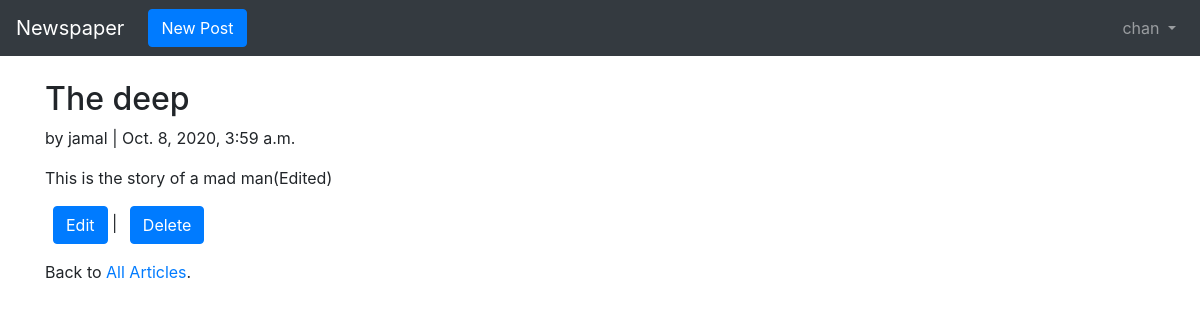
Page /articles/1/ (signed in) on the committed database.
### users/models.py (models this page shows)
class CustomUser(AbstractUser):
	age = models.PositiveIntegerField(null=True, blank=True)
	nickname = models.CharField(max_length=100, null=False)

### articles/models.py (models this page shows, shortened)
class Article(models.Model):
    title = models.CharField(max_length=250)
    body = models.TextField()
    date = models.DateTimeField(auto_now_add=True)
    author = models.ForeignKey(get_user_model(), on_delete=models.CASCADE, )
    class Meta:
        verbose_name = "Article"
        verbose_name_plural = "Articles"

### articles/views.py (the view)
# urls.py: path('<int:pk>/',ArticleDetailView.as_view(), name='article_detail'), # new
class ArticleDetailView(LoginRequiredMixin, DetailView): # new
	model = Article
	template_name = 'article_detail.html'
	login_url = 'login'

### templates/article_detail.html
{% extends 'base.html' %}
{% block content %}
<div class="article-entry">
<h2>{{ object.title }}</h2>
<p>by {{ object.author }} | {{ object.date }}</p>
<p>{{ object.body }}</p>
</div>
<a href="{% url 'article_edit' article.pk %}" class="btn btn-primary ml-2">Edit</a> |
<a href="{% url 'article_delete' article.pk %}" class="btn btn-primary ml-2">Delete</a></p>
<p>Back to <a href="{% url 'article_list' %}">All Articles</a>.</p>
{% endblock content %}

### templates/base.html (shortened to what this page needs)
{% load static %}
<!DOCTYPE html>
<html>
<head>
    <link href="{% static "css/bootstrap.css" %}" rel="stylesheet" type="text/css" />
</head>
<body>
    <nav class="navbar navbar-expand-md navbar-dark bg-dark mb-4">
        <a class="navbar-brand" href="{% url 'home' %}">Newspaper</a>
        {% if user.is_authenticated %}
            <ul class="navbar-nav mr-auto">
<li class="nav-item"><a href="{% url 'article_new' %}" class="btn btn-primary ml-2">New Post</a></li>
</ul>
        {% endif %}
        <div class="collapse navbar-collapse" id="navbarCollapse">
            {% if user.is_authenticated %}
            <ul class="navbar-nav ml-auto">
                <li class="nav-item">
                    <a class="nav-link dropdown-toggle" href="#" id="userMenu" data-toggle="dropdown" aria-haspopup="true" aria-expanded="false">
                        {{ user.username }}
                    </a>
                </li>
            </ul>
            {% endif %}
        </div>
    </nav>
    <div class="container">
        {% block content %}
        {% endblock content %}
    </div>
</body>
</html>

### rows in the picture
CustomUser: username "chan"
Article: title "The deep", author "jamal", date "Oct. 8, 2020, 3:59 a.m.", body "This is the story of a mad man(Edited)"
